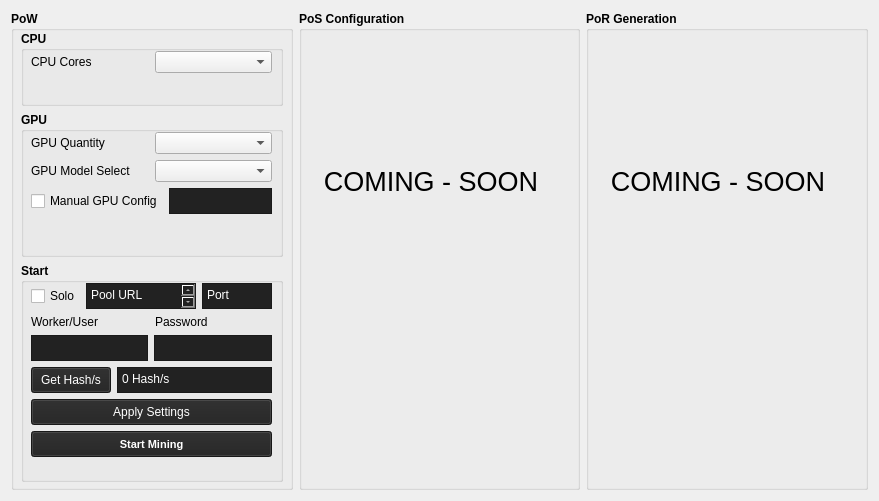
<?xml version="1.0" encoding="UTF-8"?>
<ui version="4.0">
 <class>GeneratePage</class>
 <widget class="QWidget" name="GeneratePage">
  <property name="geometry">
   <rect>
    <x>0</x>
    <y>0</y>
    <width>879</width>
    <height>501</height>
   </rect>
  </property>
  <property name="windowTitle">
   <string>Address Book</string>
  </property>
  <layout class="QVBoxLayout" name="verticalLayout">
   <item>
    <layout class="QHBoxLayout" name="horizontalLayout">
     <item>
      <layout class="QVBoxLayout" name="verticalLayout_2">
       <item>
        <widget class="QGroupBox" name="groupBox_3">
         <property name="font">
          <font>
           <weight>75</weight>
           <bold>true</bold>
          </font>
         </property>
         <property name="title">
          <string>PoW</string>
         </property>
         <widget class="QWidget" name="verticalLayoutWidget_2">
          <property name="geometry">
           <rect>
            <x>10</x>
            <y>20</y>
            <width>262</width>
            <height>451</height>
           </rect>
          </property>
          <layout class="QVBoxLayout" name="verticalLayout_9">
           <item>
            <widget class="QGroupBox" name="gbCPU">
             <property name="minimumSize">
              <size>
               <width>0</width>
               <height>65</height>
              </size>
             </property>
             <property name="maximumSize">
              <size>
               <width>16777215</width>
               <height>75</height>
              </size>
             </property>
             <property name="font">
              <font>
               <weight>75</weight>
               <bold>true</bold>
              </font>
             </property>
             <property name="title">
              <string>CPU</string>
             </property>
             <widget class="QWidget" name="verticalLayoutWidget_6">
              <property name="geometry">
               <rect>
                <x>10</x>
                <y>20</y>
                <width>241</width>
                <height>51</height>
               </rect>
              </property>
              <layout class="QVBoxLayout" name="verticalLayout_7">
               <item>
                <layout class="QHBoxLayout" name="horizontalLayout_7">
                 <item>
                  <widget class="QLabel" name="label_3">
                   <property name="font">
                    <font>
                     <weight>50</weight>
                     <bold>false</bold>
                    </font>
                   </property>
                   <property name="text">
                    <string>CPU Cores</string>
                   </property>
                  </widget>
                 </item>
                 <item>
                  <widget class="QComboBox" name="CPUcbox">
                   <property name="font">
                    <font>
                     <weight>50</weight>
                     <bold>false</bold>
                    </font>
                   </property>
                   <property name="currentText">
                    <string/>
                   </property>
                  </widget>
                 </item>
                </layout>
               </item>
               <item>
                <spacer name="verticalSpacer_2">
                 <property name="orientation">
                  <enum>Qt::Vertical</enum>
                 </property>
                 <property name="sizeHint" stdset="0">
                  <size>
                   <width>20</width>
                   <height>40</height>
                  </size>
                 </property>
                </spacer>
               </item>
              </layout>
             </widget>
             <zorder>verticalLayoutWidget_6</zorder>
             <zorder>gBPoW</zorder>
            </widget>
           </item>
           <item>
            <widget class="QGroupBox" name="gBPoW">
             <property name="minimumSize">
              <size>
               <width>260</width>
               <height>135</height>
              </size>
             </property>
             <property name="maximumSize">
              <size>
               <width>16777215</width>
               <height>145</height>
              </size>
             </property>
             <property name="font">
              <font>
               <weight>75</weight>
               <bold>true</bold>
              </font>
             </property>
             <property name="title">
              <string>GPU</string>
             </property>
             <widget class="QWidget" name="verticalLayoutWidget_7">
              <property name="geometry">
               <rect>
                <x>10</x>
                <y>20</y>
                <width>241</width>
                <height>111</height>
               </rect>
              </property>
              <layout class="QVBoxLayout" name="verticalLayout_8">
               <item>
                <layout class="QHBoxLayout" name="horizontalLayout_18">
                 <item>
                  <widget class="QLabel" name="label_9">
                   <property name="font">
                    <font>
                     <weight>50</weight>
                     <bold>false</bold>
                    </font>
                   </property>
                   <property name="text">
                    <string>GPU Quantity</string>
                   </property>
                  </widget>
                 </item>
                 <item>
                  <widget class="QComboBox" name="GPUamnt">
                   <property name="font">
                    <font>
                     <weight>50</weight>
                     <bold>false</bold>
                    </font>
                   </property>
                   <property name="currentText">
                    <string/>
                   </property>
                  </widget>
                 </item>
                </layout>
               </item>
               <item>
                <layout class="QHBoxLayout" name="horizontalLayout_12">
                 <item>
                  <widget class="QLabel" name="label_6">
                   <property name="font">
                    <font>
                     <weight>50</weight>
                     <bold>false</bold>
                    </font>
                   </property>
                   <property name="text">
                    <string>GPU Model Select</string>
                   </property>
                  </widget>
                 </item>
                 <item>
                  <widget class="QComboBox" name="GPUmdl">
                   <property name="font">
                    <font>
                     <weight>50</weight>
                     <bold>false</bold>
                    </font>
                   </property>
                   <property name="currentText">
                    <string/>
                   </property>
                  </widget>
                 </item>
                </layout>
               </item>
               <item>
                <layout class="QHBoxLayout" name="horizontalLayout_19">
                 <item>
                  <widget class="QCheckBox" name="mnlGPU">
                   <property name="font">
                    <font>
                     <weight>50</weight>
                     <bold>false</bold>
                    </font>
                   </property>
                   <property name="text">
                    <string>Manual GPU Config</string>
                   </property>
                  </widget>
                 </item>
                 <item>
                  <widget class="QPlainTextEdit" name="c_hashrate_12">
                   <property name="enabled">
                    <bool>true</bool>
                   </property>
                   <property name="sizePolicy">
                    <sizepolicy hsizetype="Preferred" vsizetype="Preferred">
                     <horstretch>0</horstretch>
                     <verstretch>0</verstretch>
                    </sizepolicy>
                   </property>
                   <property name="maximumSize">
                    <size>
                     <width>256</width>
                     <height>26</height>
                    </size>
                   </property>
                   <property name="font">
                    <font>
                     <weight>50</weight>
                     <bold>false</bold>
                    </font>
                   </property>
                   <property name="styleSheet">
                    <string notr="true">background-color: rgb(34, 34, 34);
selection-background-color: rgb(0, 85, 127);
color: rgb(255, 255, 255);</string>
                   </property>
                   <property name="plainText">
                    <string/>
                   </property>
                  </widget>
                 </item>
                </layout>
               </item>
               <item>
                <layout class="QHBoxLayout" name="horizontalLayout_13"/>
               </item>
               <item>
                <spacer name="verticalSpacer">
                 <property name="orientation">
                  <enum>Qt::Vertical</enum>
                 </property>
                 <property name="sizeHint" stdset="0">
                  <size>
                   <width>20</width>
                   <height>40</height>
                  </size>
                 </property>
                </spacer>
               </item>
              </layout>
             </widget>
            </widget>
           </item>
           <item>
            <widget class="QGroupBox" name="groupBox">
             <property name="maximumSize">
              <size>
               <width>16777215</width>
               <height>225</height>
              </size>
             </property>
             <property name="font">
              <font>
               <weight>75</weight>
               <bold>true</bold>
              </font>
             </property>
             <property name="title">
              <string>Start</string>
             </property>
             <widget class="QWidget" name="verticalLayoutWidget">
              <property name="geometry">
               <rect>
                <x>10</x>
                <y>20</y>
                <width>241</width>
                <height>191</height>
               </rect>
              </property>
              <layout class="QVBoxLayout" name="verticalLayout_6">
               <item>
                <layout class="QHBoxLayout" name="horizontalLayout_8">
                 <item>
                  <widget class="QCheckBox" name="checkCPUcnt">
                   <property name="font">
                    <font>
                     <weight>50</weight>
                     <bold>false</bold>
                    </font>
                   </property>
                   <property name="text">
                    <string>Solo</string>
                   </property>
                  </widget>
                 </item>
                 <item>
                  <widget class="QPlainTextEdit" name="c_hashrate_3">
                   <property name="enabled">
                    <bool>true</bool>
                   </property>
                   <property name="sizePolicy">
                    <sizepolicy hsizetype="Preferred" vsizetype="Preferred">
                     <horstretch>0</horstretch>
                     <verstretch>0</verstretch>
                    </sizepolicy>
                   </property>
                   <property name="minimumSize">
                    <size>
                     <width>110</width>
                     <height>0</height>
                    </size>
                   </property>
                   <property name="maximumSize">
                    <size>
                     <width>256</width>
                     <height>26</height>
                    </size>
                   </property>
                   <property name="font">
                    <font>
                     <weight>50</weight>
                     <bold>false</bold>
                    </font>
                   </property>
                   <property name="styleSheet">
                    <string notr="true">background-color: rgb(34, 34, 34);
selection-background-color: rgb(0, 85, 127);
color: rgb(255, 255, 255);</string>
                   </property>
                   <property name="plainText">
                    <string>Pool URL
</string>
                   </property>
                  </widget>
                 </item>
                 <item>
                  <widget class="QPlainTextEdit" name="c_hashrate_2">
                   <property name="enabled">
                    <bool>true</bool>
                   </property>
                   <property name="sizePolicy">
                    <sizepolicy hsizetype="Preferred" vsizetype="Preferred">
                     <horstretch>0</horstretch>
                     <verstretch>0</verstretch>
                    </sizepolicy>
                   </property>
                   <property name="maximumSize">
                    <size>
                     <width>256</width>
                     <height>26</height>
                    </size>
                   </property>
                   <property name="font">
                    <font>
                     <weight>50</weight>
                     <bold>false</bold>
                    </font>
                   </property>
                   <property name="styleSheet">
                    <string notr="true">background-color: rgb(34, 34, 34);
selection-background-color: rgb(0, 85, 127);
color: rgb(255, 255, 255);</string>
                   </property>
                   <property name="plainText">
                    <string>Port</string>
                   </property>
                  </widget>
                 </item>
                </layout>
               </item>
               <item>
                <layout class="QHBoxLayout" name="horizontalLayout_11">
                 <item>
                  <widget class="QLabel" name="label_5">
                   <property name="font">
                    <font>
                     <weight>50</weight>
                     <bold>false</bold>
                    </font>
                   </property>
                   <property name="text">
                    <string>Worker/User</string>
                   </property>
                  </widget>
                 </item>
                 <item>
                  <widget class="QLabel" name="label_4">
                   <property name="font">
                    <font>
                     <weight>50</weight>
                     <bold>false</bold>
                    </font>
                   </property>
                   <property name="text">
                    <string>Password</string>
                   </property>
                  </widget>
                 </item>
                </layout>
               </item>
               <item>
                <layout class="QHBoxLayout" name="horizontalLayout_10">
                 <item>
                  <widget class="QPlainTextEdit" name="c_hashrate_5">
                   <property name="enabled">
                    <bool>true</bool>
                   </property>
                   <property name="sizePolicy">
                    <sizepolicy hsizetype="Preferred" vsizetype="Preferred">
                     <horstretch>0</horstretch>
                     <verstretch>0</verstretch>
                    </sizepolicy>
                   </property>
                   <property name="maximumSize">
                    <size>
                     <width>256</width>
                     <height>26</height>
                    </size>
                   </property>
                   <property name="font">
                    <font>
                     <weight>50</weight>
                     <bold>false</bold>
                    </font>
                   </property>
                   <property name="styleSheet">
                    <string notr="true">background-color: rgb(34, 34, 34);
selection-background-color: rgb(0, 85, 127);
color: rgb(255, 255, 255);</string>
                   </property>
                   <property name="plainText">
                    <string/>
                   </property>
                  </widget>
                 </item>
                 <item>
                  <widget class="QPlainTextEdit" name="c_hashrate_4">
                   <property name="enabled">
                    <bool>true</bool>
                   </property>
                   <property name="sizePolicy">
                    <sizepolicy hsizetype="Preferred" vsizetype="Preferred">
                     <horstretch>0</horstretch>
                     <verstretch>0</verstretch>
                    </sizepolicy>
                   </property>
                   <property name="maximumSize">
                    <size>
                     <width>256</width>
                     <height>26</height>
                    </size>
                   </property>
                   <property name="font">
                    <font>
                     <weight>50</weight>
                     <bold>false</bold>
                    </font>
                   </property>
                   <property name="styleSheet">
                    <string notr="true">background-color: rgb(34, 34, 34);
selection-background-color: rgb(0, 85, 127);
color: rgb(255, 255, 255);</string>
                   </property>
                   <property name="plainText">
                    <string/>
                   </property>
                  </widget>
                 </item>
                </layout>
               </item>
               <item>
                <layout class="QHBoxLayout" name="horizontalLayout_6">
                 <item>
                  <widget class="QPushButton" name="pushButton_8">
                   <property name="enabled">
                    <bool>true</bool>
                   </property>
                   <property name="minimumSize">
                    <size>
                     <width>0</width>
                     <height>26</height>
                    </size>
                   </property>
                   <property name="font">
                    <font>
                     <weight>50</weight>
                     <bold>false</bold>
                    </font>
                   </property>
                   <property name="cursor">
                    <cursorShape>PointingHandCursor</cursorShape>
                   </property>
                   <property name="styleSheet">
                    <string notr="true">background-color: rgb(34, 34, 34);
selection-background-color: rgb(0, 85, 127);
color: rgb(255, 255, 255);</string>
                   </property>
                   <property name="text">
                    <string>Get Hash/s</string>
                   </property>
                  </widget>
                 </item>
                 <item>
                  <widget class="QPlainTextEdit" name="c_hashrate">
                   <property name="enabled">
                    <bool>false</bool>
                   </property>
                   <property name="sizePolicy">
                    <sizepolicy hsizetype="Preferred" vsizetype="Preferred">
                     <horstretch>0</horstretch>
                     <verstretch>0</verstretch>
                    </sizepolicy>
                   </property>
                   <property name="maximumSize">
                    <size>
                     <width>256</width>
                     <height>26</height>
                    </size>
                   </property>
                   <property name="font">
                    <font>
                     <weight>50</weight>
                     <bold>false</bold>
                    </font>
                   </property>
                   <property name="styleSheet">
                    <string notr="true">background-color: rgb(34, 34, 34);
selection-background-color: rgb(0, 85, 127);
color: rgb(255, 255, 255);</string>
                   </property>
                   <property name="plainText">
                    <string>0 Hash/s</string>
                   </property>
                  </widget>
                 </item>
                </layout>
               </item>
               <item>
                <widget class="QPushButton" name="pushButton_11">
                 <property name="enabled">
                  <bool>true</bool>
                 </property>
                 <property name="minimumSize">
                  <size>
                   <width>0</width>
                   <height>26</height>
                  </size>
                 </property>
                 <property name="font">
                  <font>
                   <weight>50</weight>
                   <bold>false</bold>
                  </font>
                 </property>
                 <property name="cursor">
                  <cursorShape>PointingHandCursor</cursorShape>
                 </property>
                 <property name="styleSheet">
                  <string notr="true">background-color: rgb(34, 34, 34);
selection-background-color: rgb(0, 85, 127);
color: rgb(255, 255, 255);</string>
                 </property>
                 <property name="text">
                  <string>Apply Settings</string>
                 </property>
                </widget>
               </item>
               <item>
                <widget class="QPushButton" name="pushButton_7">
                 <property name="minimumSize">
                  <size>
                   <width>0</width>
                   <height>26</height>
                  </size>
                 </property>
                 <property name="font">
                  <font>
                   <pointsize>8</pointsize>
                   <weight>75</weight>
                   <bold>true</bold>
                  </font>
                 </property>
                 <property name="cursor">
                  <cursorShape>PointingHandCursor</cursorShape>
                 </property>
                 <property name="styleSheet">
                  <string notr="true">background-color: rgb(34, 34, 34);
selection-background-color: rgb(0, 85, 127);
color: rgb(255, 255, 255);</string>
                 </property>
                 <property name="text">
                  <string>Start Mining</string>
                 </property>
                </widget>
               </item>
               <item>
                <spacer name="verticalSpacer_3">
                 <property name="orientation">
                  <enum>Qt::Vertical</enum>
                 </property>
                 <property name="sizeHint" stdset="0">
                  <size>
                   <width>20</width>
                   <height>40</height>
                  </size>
                 </property>
                </spacer>
               </item>
              </layout>
             </widget>
             <zorder></zorder>
             <zorder>verticalLayoutWidget</zorder>
            </widget>
           </item>
          </layout>
         </widget>
         <zorder>gbCPU</zorder>
         <zorder>verticalLayoutWidget_2</zorder>
        </widget>
       </item>
      </layout>
     </item>
     <item>
      <layout class="QVBoxLayout" name="verticalLayout_4">
       <item>
        <widget class="QGroupBox" name="groupBox_2">
         <property name="font">
          <font>
           <weight>75</weight>
           <bold>true</bold>
          </font>
         </property>
         <property name="title">
          <string>PoS Configuration</string>
         </property>
         <widget class="QWidget" name="verticalLayoutWidget_5">
          <property name="geometry">
           <rect>
            <x>10</x>
            <y>20</y>
            <width>244</width>
            <height>301</height>
           </rect>
          </property>
          <layout class="QVBoxLayout" name="verticalLayout_10">
           <item>
            <widget class="QLabel" name="label_2">
             <property name="font">
              <font>
               <pointsize>20</pointsize>
               <weight>50</weight>
               <bold>false</bold>
              </font>
             </property>
             <property name="text">
              <string>COMING - SOON</string>
             </property>
             <property name="alignment">
              <set>Qt::AlignCenter</set>
             </property>
            </widget>
           </item>
          </layout>
         </widget>
        </widget>
       </item>
      </layout>
     </item>
     <item>
      <layout class="QVBoxLayout" name="verticalLayout_3">
       <item>
        <widget class="QGroupBox" name="gBPoR">
         <property name="font">
          <font>
           <weight>75</weight>
           <bold>true</bold>
          </font>
         </property>
         <property name="title">
          <string>PoR Generation</string>
         </property>
         <widget class="QWidget" name="verticalLayoutWidget_4">
          <property name="geometry">
           <rect>
            <x>10</x>
            <y>20</y>
            <width>244</width>
            <height>301</height>
           </rect>
          </property>
          <layout class="QVBoxLayout" name="verticalLayout_5">
           <item>
            <widget class="QLabel" name="label">
             <property name="font">
              <font>
               <pointsize>20</pointsize>
               <weight>50</weight>
               <bold>false</bold>
              </font>
             </property>
             <property name="text">
              <string>COMING - SOON</string>
             </property>
             <property name="alignment">
              <set>Qt::AlignCenter</set>
             </property>
            </widget>
           </item>
          </layout>
         </widget>
        </widget>
       </item>
      </layout>
     </item>
    </layout>
   </item>
  </layout>
 </widget>
 <resources/>
 <connections/>
</ui>
